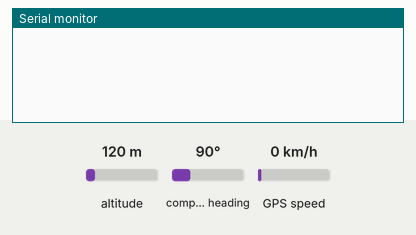
This sketch was run on a simulated ESP32. Shown: the last lines printed to the serial monitor. The inputs (shaded band) are chosen by the test bench; at power-on: altitude 120 m, compass heading 90°, GPS speed 0 km/h. WiFi joins after 1.5 s; servers stay silent unless stated; a WiFi scan finds three made-up networks; the GPS gets a fix after 3 s at 37.7749, -122.4194 with 8 satellites; no MQTT or app messages arrive unless stated.

Above: at 2.7 s.
2.8 s: altitude set to 20 m
At 8.0 s:
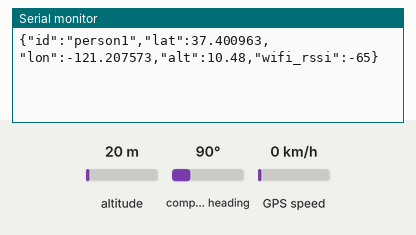
9.7 s: altitude set to 250 m
At 9.7 s:
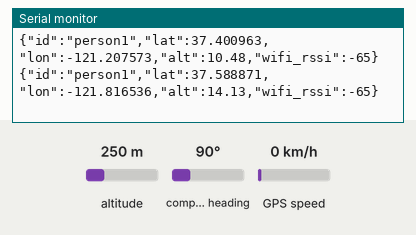
Timing chart, 0 to 12.7 s (numbered marks = the images above; inputs shaded):
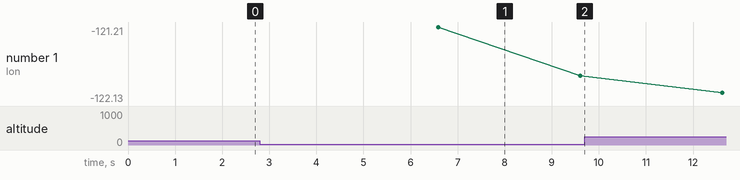

Measured:
- after the input at 2.8 s, the serial monitor: prints a new line after 3.8 s (image 1)

The sketch:

mykilmanfilter.ino
```cpp
#include <WiFi.h>
#include <PubSubClient.h>
#include <TinyGPSPlus.h>
#include <HardwareSerial.h>

/* ===================== CONFIG ===================== */

// WiFi credentials
const char* WIFI_SSID = "YOUR_WIFI";
const char* WIFI_PASS = "YOUR_PASSWORD";

// MQTT broker
const char* MQTT_BROKER = "192.168.100.122";
const int   MQTT_PORT   = 1883;
const char* MQTT_TOPIC  = "owntracks/esp32/filtered";

// GPS UART pins (UART2)
#define GPS_RX 16
#define GPS_TX 17

/* ===================== OBJECTS ===================== */

WiFiClient espClient;
PubSubClient mqttClient(espClient);
TinyGPSPlus gps;
HardwareSerial gpsSerial(2);

/* ===================== KALMAN FILTER ===================== */

class KalmanFilter {
  public:
    float estimate;
    float errorEstimate;
    float errorMeasure;
    float q;

    KalmanFilter(float q, float r, float p, float initial) {
      this->q = q;
      this->errorMeasure = r;
      this->errorEstimate = p;
      this->estimate = initial;
    }

    float update(float measurement) {
      errorEstimate += q;
      float gain = errorEstimate / (errorEstimate + errorMeasure);
      estimate += gain * (measurement - estimate);
      errorEstimate *= (1 - gain);
      return estimate;
    }
};

// Kalman filters for coordinates
KalmanFilter kalmanLat(0.0001, 0.01, 1, 0);
KalmanFilter kalmanLon(0.0001, 0.01, 1, 0);
KalmanFilter kalmanAlt(0.1, 1, 1, 0);

/* ===================== WIFI + MQTT ===================== */

void connectWiFi() {
  if (WiFi.status() == WL_CONNECTED) return;

  WiFi.begin(WIFI_SSID, WIFI_PASS);
  while (WiFi.status() != WL_CONNECTED) {
    delay(500);
  }
}

void connectMQTT() {
  while (!mqttClient.connected()) {
    mqttClient.connect("esp32-gps-kalman");
    delay(1000);
  }
}

/* ===================== WIFI SCAN ===================== */

int getAverageRSSI() {
  int n = WiFi.scanNetworks();
  int rssiSum = 0;

  for (int i = 0; i < n; i++) {
    rssiSum += WiFi.RSSI(i);
  }

  return (n > 0) ? rssiSum / n : -100;
}

/* ===================== SETUP ===================== */

void setup() {
  Serial.begin(115200);

  gpsSerial.begin(9600, SERIAL_8N1, GPS_RX, GPS_TX);

  connectWiFi();
  mqttClient.setServer(MQTT_BROKER, MQTT_PORT);
}

/* ===================== LOOP ===================== */

void loop() {

  // Read GPS data
  while (gpsSerial.available()) {
    gps.encode(gpsSerial.read());
  }

  if (gps.location.isUpdated()) {

    float rawLat = gps.location.lat();
    float rawLon = gps.location.lng();
    float rawAlt = gps.altitude.meters();

    // Wi-Fi signal used as stability indicator
    int avgRSSI = getAverageRSSI();

    // Adapt Kalman noise dynamically
    kalmanLat.q = (avgRSSI > -60) ? 0.00005 : 0.0002;
    kalmanLon.q = (avgRSSI > -60) ? 0.00005 : 0.0002;

    float filtLat = kalmanLat.update(rawLat);
    float filtLon = kalmanLon.update(rawLon);
    float filtAlt = kalmanAlt.update(rawAlt);

    connectMQTT();

    char payload[256];
    snprintf(payload, sizeof(payload),
      "{"
      "\"id\":\"person1\","
      "\"lat\":%.6f,"
      "\"lon\":%.6f,"
      "\"alt\":%.2f,"
      "\"wifi_rssi\":%d"
      "}",
      filtLat, filtLon, filtAlt, avgRSSI
    );

    mqttClient.publish(MQTT_TOPIC, payload);

    Serial.println(payload);
  }

  mqttClient.loop();
  delay(1000);
}
```
